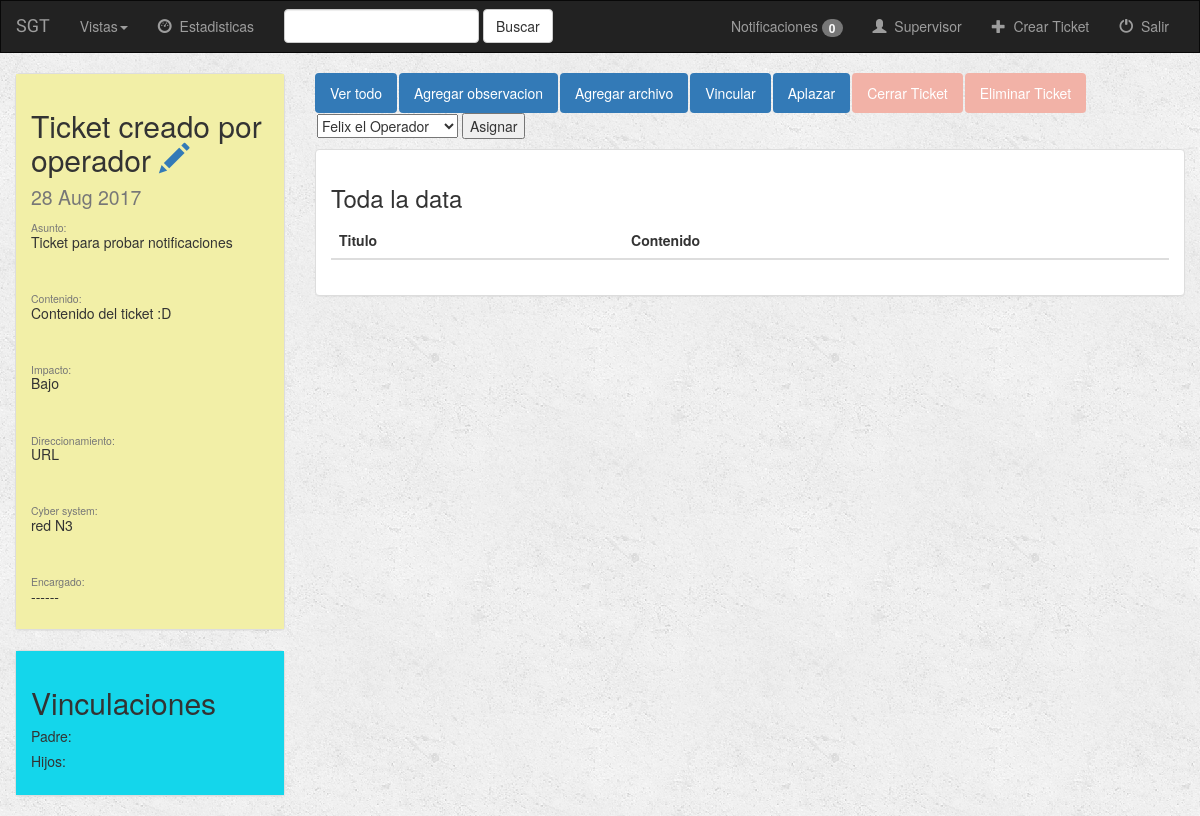
Page /28/ (signed in) on the earlier database version.
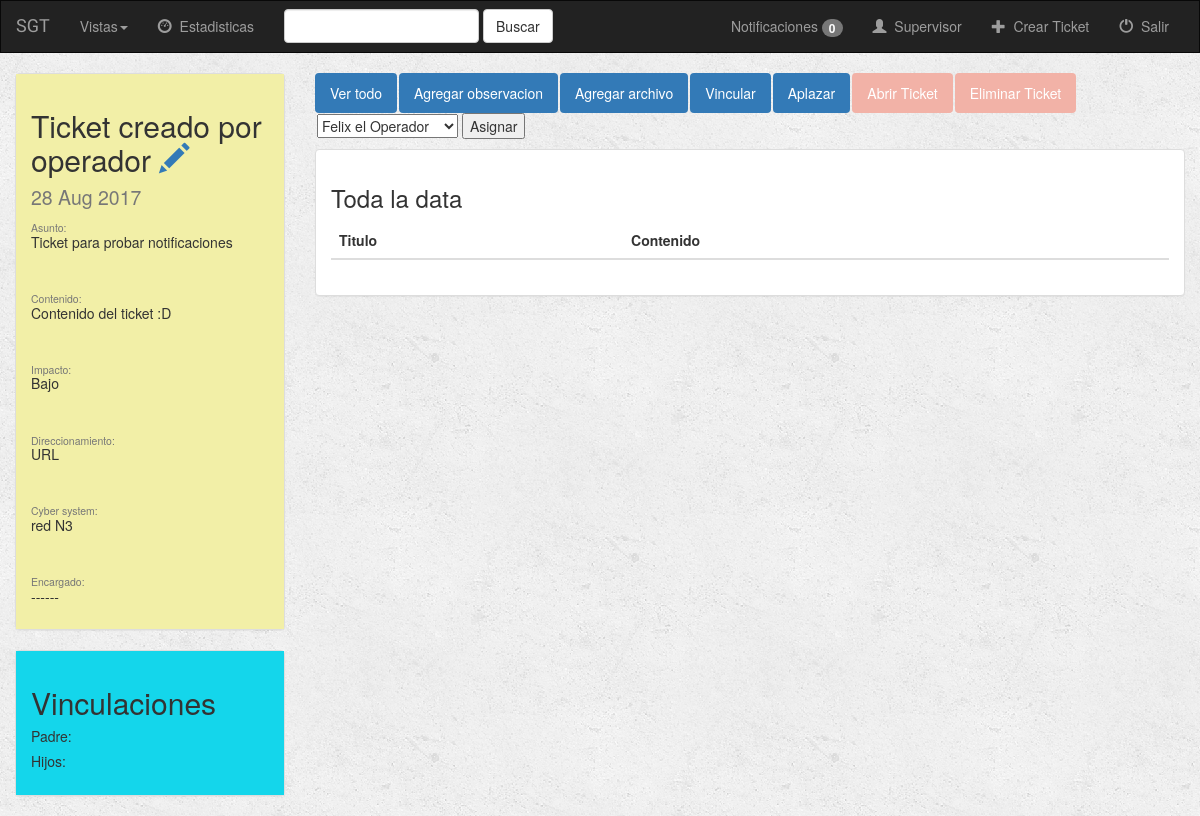
Same page on the later database version.
### ticket/views.py (the view)
# urls.py: url(r'^(?P<ticket_id>[0-9]+)/$', views.detail, name='detail'),
def detail(request, ticket_id):
    if not request.user.is_authenticated():
        return render(request, 'ticket/login.html')
    else:
        ticket = get_object_or_404(Ticket, pk=ticket_id)
        user = request.user
        if str(request.user.empleado.perfil) == 'supervisor' or str(request.user.empleado.perfil) == 'jefe':
            operadores = User.objects.filter(empleado__perfil='operador')
            return render(request, 'ticket/' + request.user.empleado.perfil + '/detail.html',
                          {'ticket': ticket, 'operadores': operadores, 'permisos': 'supervisor',
                           'notificaciones': consultarNotificaciones(request.user)})
        else:
            return render(request, 'ticket/' + request.user.empleado.perfil + '/detail.html',
                          {'ticket': ticket, 'user': user, 'notificaciones': consultarNotificaciones(request.user)})

### ticket/models.py (called while the page is built)
    def __str__(self):
        return self.user.first_name + " " + self.user.last_name

### ticket/views.py (called while the page is built)
def consultarNotificaciones(user):
    if hasattr(user, 'notificaciones'):
        min_td = datetime.now() - timedelta(minutes=10)
        notificaciones = list(user.notificaciones.filter(fecha__gte=min_td))
        notificaciones.sort(key=lambda noti: noti.fecha, reverse=True)
        return notificaciones
    else:
        return []

### templates/ticket/supervisor/detail.html (shortened to what this page needs)
{% extends 'ticket/supervisor/base.html' %}
{% block body %}
<div class="container-fluid songs-container">
    <div class="row">
        {% include 'ticket/elementos/detalles_ticket.html' %}
        <div class="col-sm-8 col-md-9">
            <ul class="nav nav-pills" style="margin-bottom: 10px;">
                <li role="presentation" class="active"><a href="{% url 'ticket:detail' ticket.id %}">Ver todo</a></li>
                <li role="presentation" class="active"><a href="{% url 'ticket:create_text_data' ticket.id %}">Agregar observacion</a></li>
                <li role="presentation" class="active"><a href="{% url 'ticket:create_file_data' ticket.id %}">Agregar archivo</a></li>
                <li role="presentation" class="active"><a href="{% url 'ticket:accion' ticket.id 'vincular'%}">Vincular</a> </li>
                <li role="presentation" class="active"><a href="{% url 'ticket:accion' ticket.id 'aplazar' %}">Aplazar</a></li>
                {% if not ticket.cerrado %}
                    <li role="presentation" class="active" ><a href="{% url 'ticket:accion' ticket.id 'cerrar' %}" style="background-color: #F2B2A7">Cerrar Ticket</a></li>
                {% endif %}
                {% if ticket.cerrado %}
                    <li role="presentation" class="active" ><a href="{% url 'ticket:accion' ticket.id 'abrir' %}" style="background-color: #F2B2A7">Abrir Ticket</a></li>
                {% endif %}
                {% if not ticket.eliminado %}
                    <li role="presentation" class="active" ><a href="{% url 'ticket:accion' ticket.id 'eliminar' %}" style="background-color:#F2B2A7">Eliminar Ticket</a></li>
                {% endif %}
                {% if not ticket.asignado %}
                    <li>
                    <form action="{% url 'ticket:accion' ticket.id 'asignar' %}" method="post">
                            <select required name="user">
                                {% for operador in operadores %}
                                    <option value={{ operador.id }}>{{ operador.empleado }}</option>
                                {% endfor %}
                            </select>
                        <button  type="submit" >Asignar</button>
                    </form>
                    </li>
                {% endif %}
            </ul>
        {% include 'ticket/elementos/data_ticket.html' %}
        </div>
    </div>
    {% include 'ticket/elementos/vinculos_ticket.html' %}
</div>
{% endblock %}

Differences in the rows shown:
changed Ticket "Ticket creado por operador": cerrado False → True (drawn)
Other differences:
text no longer shown: "Cerrar Ticket"
text now shown: "Abrir Ticket"
